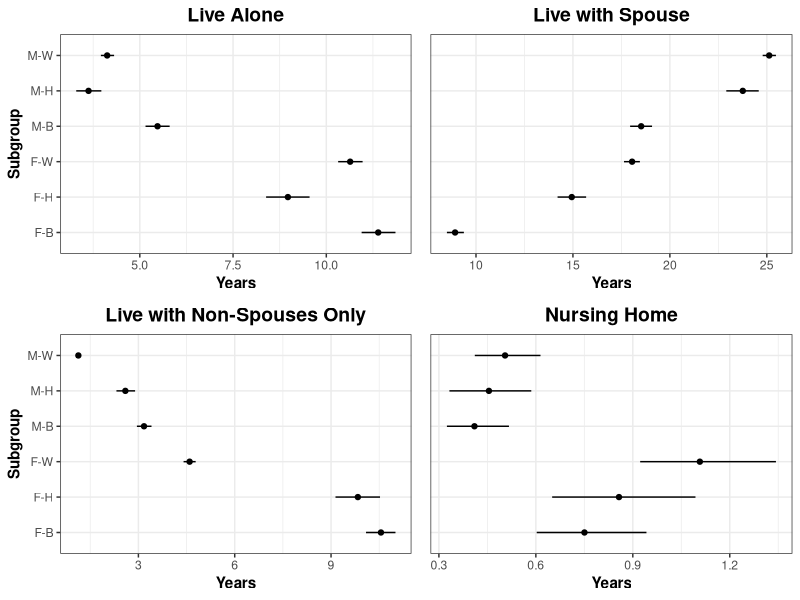
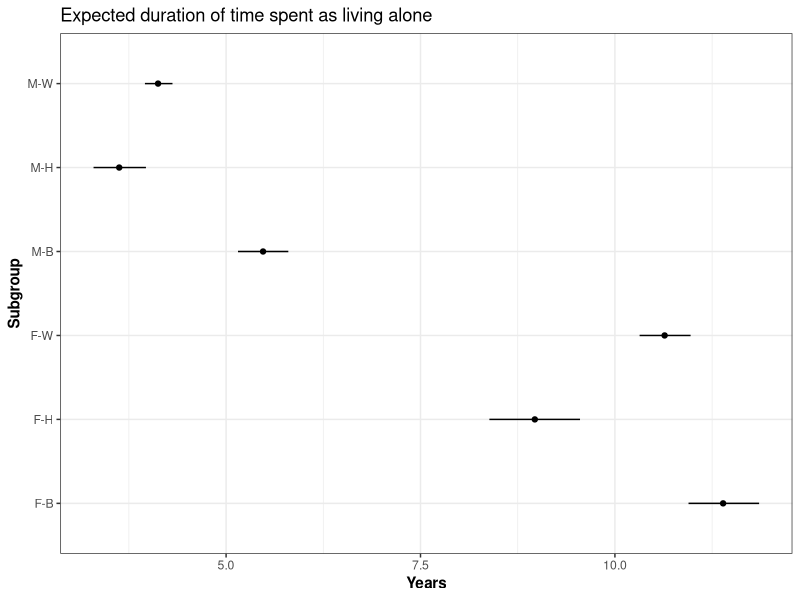
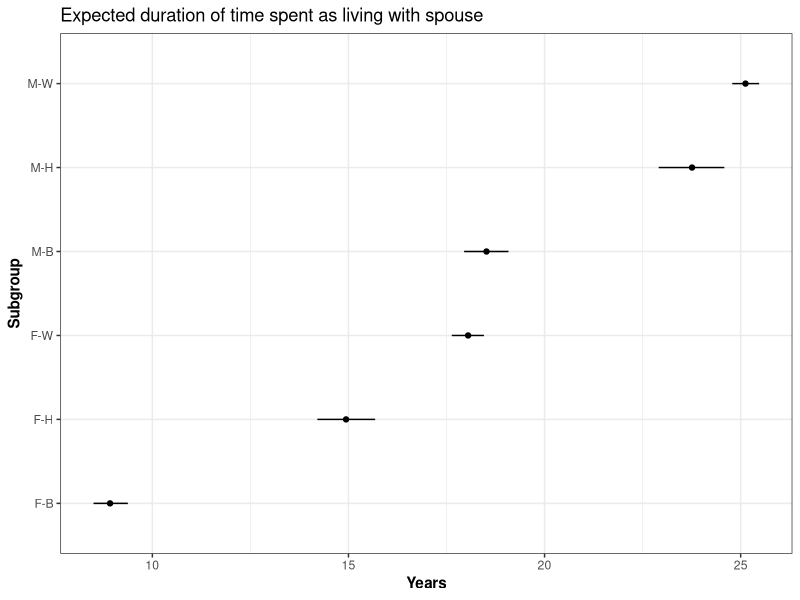
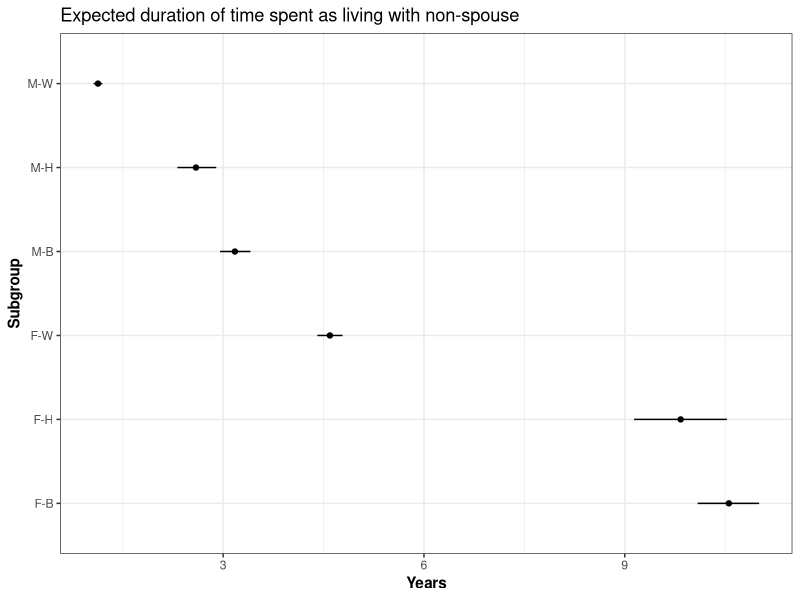
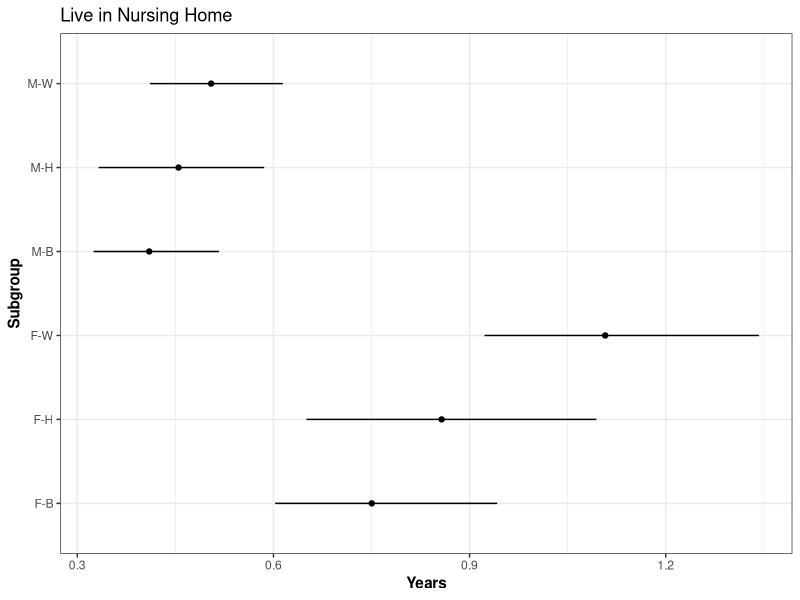

Write the R code that produced these figures, in order.
# library(bayesmlogit)
library(tidyverse)
library(ggthemes)
library(grid)
library(gridExtra)

# data <- read.csv("data_1010.csv")
# 
# y <- data[,1]
# X <- data[,-1]


group_FW <- read.table("../lifetable0000.txt", header = T)
group_FH <- read.table("../lifetable0001.txt", header = T)
group_FB <- read.table("../lifetable0100.txt", header = T)

group_MW <- read.table("../lifetable1000.txt", header = T)
group_MH <- read.table("../lifetable1001.txt", header = T)
group_MB <- read.table("../lifetable1100.txt", header = T)


A.mean <- c(mean(group_FW[,1]),mean(group_FH[,1]),mean(group_FB[,1]),
             mean(group_MW[,1]),mean(group_MH[,1]),mean(group_MB[,1]))

A.left <- c(quantile(group_FW[,1],prob=c(0.08)),
             quantile(group_FH[,1],prob=c(0.08)),
             quantile(group_FB[,1],prob=c(0.08)),
             quantile(group_MW[,1],prob=c(0.08)),
             quantile(group_MH[,1],prob=c(0.08)),
             quantile(group_MB[,1],prob=c(0.08)))

A.right <- c(quantile(group_FW[,1],prob=c(0.92)),
              quantile(group_FH[,1],prob=c(0.92)),
              quantile(group_FB[,1],prob=c(0.92)),
              quantile(group_MW[,1],prob=c(0.92)),
              quantile(group_MH[,1],prob=c(0.92)),
              quantile(group_MB[,1],prob=c(0.92)))

S.mean <- c(mean(group_FW[,2]),mean(group_FH[,2]),mean(group_FB[,2]),
            mean(group_MW[,2]),mean(group_MH[,2]),mean(group_MB[,2]))

S.left <- c(quantile(group_FW[,2],prob=c(0.08)),
            quantile(group_FH[,2],prob=c(0.08)),
            quantile(group_FB[,2],prob=c(0.08)),
            quantile(group_MW[,2],prob=c(0.08)),
            quantile(group_MH[,2],prob=c(0.08)),
            quantile(group_MB[,2],prob=c(0.08)))

S.right <- c(quantile(group_FW[,2],prob=c(0.92)),
             quantile(group_FH[,2],prob=c(0.92)),
             quantile(group_FB[,2],prob=c(0.92)),
             quantile(group_MW[,2],prob=c(0.92)),
             quantile(group_MH[,2],prob=c(0.92)),
             quantile(group_MB[,2],prob=c(0.92)))


NS.mean <- c(mean(group_FW[,3]),mean(group_FH[,3]),mean(group_FB[,3]),
            mean(group_MW[,3]),mean(group_MH[,3]),mean(group_MB[,3]))

NS.left <- c(quantile(group_FW[,3],prob=c(0.08)),
            quantile(group_FH[,3],prob=c(0.08)),
            quantile(group_FB[,3],prob=c(0.08)),
            quantile(group_MW[,3],prob=c(0.08)),
            quantile(group_MH[,3],prob=c(0.08)),
            quantile(group_MB[,3],prob=c(0.08)))

NS.right <- c(quantile(group_FW[,3],prob=c(0.92)),
             quantile(group_FH[,3],prob=c(0.92)),
             quantile(group_FB[,3],prob=c(0.92)),
             quantile(group_MW[,3],prob=c(0.92)),
             quantile(group_MH[,3],prob=c(0.92)),
             quantile(group_MB[,3],prob=c(0.92)))

N.mean <- c(mean(group_FW[,4]),mean(group_FH[,4]),mean(group_FB[,4]),
            mean(group_MW[,4]),mean(group_MH[,4]),mean(group_MB[,4]))

N.left <- c(quantile(group_FW[,4],prob=c(0.08)),
            quantile(group_FH[,4],prob=c(0.08)),
            quantile(group_FB[,4],prob=c(0.08)),
            quantile(group_MW[,4],prob=c(0.08)),
            quantile(group_MH[,4],prob=c(0.08)),
            quantile(group_MB[,4],prob=c(0.08)))

N.right <- c(quantile(group_FW[,4],prob=c(0.92)),
             quantile(group_FH[,4],prob=c(0.92)),
             quantile(group_FB[,4],prob=c(0.92)),
             quantile(group_MW[,4],prob=c(0.92)),
             quantile(group_MH[,4],prob=c(0.92)),
             quantile(group_MB[,4],prob=c(0.92)))



Alone <- data.frame(mean = A.mean,
                           left.bound = A.left,
                           right.bound = A.right, 
                           subgroup = c("F-W","F-H","F-B","M-W","M-H","M-B"))

Spouse <- data.frame(mean = S.mean,
                      left.bound = S.left,
                      right.bound = S.right, 
                      subgroup = c("F-W","F-H","F-B","M-W","M-H","M-B"))

Nonspouse <- data.frame(mean = NS.mean,
                       left.bound = NS.left,
                       right.bound = NS.right, 
                       subgroup = c("F-W","F-H","F-B","M-W","M-H","M-B"))

Nursing <- data.frame(mean = N.mean,
                      left.bound = N.left,
                      right.bound = N.right, 
                      subgroup = c("F-W","F-H","F-B","M-W","M-H","M-B"))


# write.csv(NeverMarried, file="./general/NeverMarried.csv", row.names = F)
# write.csv(Married, file="./general/Married.csv", row.names = F)
# write.csv(Divorced, file="./general/Divorced.csv", row.names = F)
# write.csv(Widowed, file="./general/Widowed.csv", row.names = F)


A <- ggplot(data = Alone, 
             aes_string(x = 'mean', y = 'subgroup', xmin = 'left.bound', xmax = 'right.bound')) +
  geom_point() +
  geom_errorbarh(height = 0) +
  theme_bw() + 
  theme(panel.background = element_rect(fill = 'white'),
        plot.background = element_rect(fill = 'white'))+
  labs(x = "Years", y = "Subgroup", 
       title = "Expected duration of time spent as living alone") +
  theme(axis.title = element_text(face='bold')) + ylab('Subgroup')

S <- ggplot(data = Spouse, 
             aes_string(x = 'mean', y = 'subgroup', xmin = 'left.bound', xmax = 'right.bound')) +
  geom_point() +
  geom_errorbarh(height = 0) +
  theme_bw() + 
  theme(panel.background = element_rect(fill = 'white'),
        plot.background = element_rect(fill = 'white'))+
  labs(x = "Years", y = "Subgroup", 
       title = "Expected duration of time spent as living with spouse") +
  theme(axis.title = element_text(face='bold')) + ylab('Subgroup')

NS <- ggplot(data = Nonspouse, 
            aes_string(x = 'mean', y = 'subgroup', xmin = 'left.bound', xmax = 'right.bound')) +
  geom_point() +
  geom_errorbarh(height = 0) +
  theme_bw() + 
  theme(panel.background = element_rect(fill = 'white'),
        plot.background = element_rect(fill = 'white'))+
  labs(x = "Years", y = "Subgroup", 
       title = "Expected duration of time spent as living with non-spouse") +
  theme(axis.title = element_text(face='bold')) + ylab('Subgroup')

N <- ggplot(data = Nursing, 
            aes_string(x = 'mean', y = 'subgroup', xmin = 'left.bound', xmax = 'right.bound')) +
  geom_point() +
  geom_errorbarh(height = 0) +
  theme_bw() + 
  theme(panel.background = element_rect(fill = 'white'),
        plot.background = element_rect(fill = 'white'))+
  labs(x = "Years", y = "Subgroup", 
       title = "Live in Nursing Home") +
  theme(axis.title = element_text(face='bold')) + ylab('Subgroup')

v1 <- grid.arrange(A+labs(title = "Live Alone")+
                     # xlim(0,35)+
                     theme(#panel.border = element_blank(),
                           plot.title = element_text(face='bold',size=14,hjust = 0.5),
                           ),
                   S+labs(title = "Live with Spouse")+
                     # xlim(0,35)+
                     theme(axis.text.y = element_blank(), 
                           axis.ticks.y = element_blank(), 
                           axis.title.y = element_blank(),
                           #panel.border = element_blank(),
                           plot.title = element_text(face='bold',size=14,hjust = 0.5)),
                   NS+labs(title = "Live with Non-Spouses Only")+
                     # xlim(0,35)+
                     # theme(axis.text.y = element_blank(), 
                     #       axis.ticks.y = element_blank(), 
                     #       axis.title.y = element_blank(),
                     #       #panel.border = element_blank(),
                     #       plot.title = element_text(face='bold',size=14,hjust = 0.5)),
                     theme(plot.title = element_text(face='bold',size=14,hjust = 0.5)),
                   N+labs(title = "Nursing Home")+
                     # xlim(0,35)+
                     theme(axis.text.y = element_blank(),
                           axis.ticks.y = element_blank(),
                           axis.title.y = element_blank(),
                           plot.title = element_text(face='bold',size=14,hjust = 0.5)),
                   nrow=2,ncol=2,widths = c(1.1,1))

write.csv(Alone, file = "../live_Alone.csv",
          row.names = F)
write.csv(Spouse, file = "../live_with_Spouse.csv",
          row.names = F)
write.csv(Nonspouse, file = "../live_with_Non_Spouse.csv",
          row.names = F)
write.csv(Nursing, file = "../live_in_Nursing_Home.csv",
          row.names = F)
# v2 <- grid.arrange(NM+theme(plot.title = element_text(size=11),
#                             plot.title.position = "plot",
#                             axis.title = element_text(face='bold',size=11)),
#                    M+theme(plot.title = element_text(size=11),
#                            plot.title.position = "plot",
#                            axis.title = element_text(face='bold',size=11),
#                            axis.text.y = element_blank(), 
#                            axis.ticks.y = element_blank(), 
#                            axis.title.y = element_blank()),
#                    D+theme(plot.title = element_text(size=11),
#                            plot.title.position = "plot",
#                            axis.title = element_text(face='bold',size=11)),
#                    W+theme(plot.title = element_text(size=11),
#                            plot.title.position = "plot",
#                            axis.title = element_text(face='bold',size=11),
#                            axis.text.y = element_blank(), 
#                            axis.ticks.y = element_blank(), 
#                            axis.title.y = element_blank()),
#                    nrow=2,ncol=2)

ggsave(A, filename = "./general/Alone.png",width = 11)
ggsave(S, filename = "./general/Spouse.png",width = 11)
ggsave(NS, filename = "./general/Nonspouse.png",width = 11)
ggsave(N, filename = "./general/Nursing.png",height = 4.4, width = 6)


#Prevalence
# pos.mean <- colMeans(trans)
# length(pos.mean)
# general <-mlifeTable_new(y,X,trans =pos.mean,
#            groupby = NA,
#            vars = c("educ1","educ2","nativity"),
#            states=5,
#            status=0,
#            startages=50,
#            age.gap=2,
#            nums = 1,
#            file_path=".",
#            mlifeTable_plot = F,
#            cred = 0.84)
# 
# 
# general <- data.frame(general[[1]])
# general <- general %>% mutate(age = seq(50,110,by=2))
# colnames(general) <- c("NM","M","D","W","Death","age")
# 
# write.csv(general, file = "./general/prevalence_general.csv",
#           row.names = F)
# 
# subgroups <-mlifeTable_new(y,X,trans =pos.mean,
#                      groupby = c("male","nhblack","nhother","hispanic"),
#                      vars = c("educ1","educ2","nativity"),
#                      states=5,
#                      status=0,
#                      startages=50,
#                      age.gap=2,
#                      nums = 1,
#                      file_path=".",
#                      mlifeTable_plot = F,
#                      cred = 0.84)
# 
# 
# FW.prevalence <- data.frame(subgroups[[1]]) %>% mutate(age = seq(50,110,by=2))
# FH.prevalence <- data.frame(subgroups[[2]]) %>% mutate(age = seq(50,110,by=2))
# FB.prevalence <- data.frame(subgroups[[3]]) %>% mutate(age = seq(50,110,by=2))
# MW.prevalence <- data.frame(subgroups[[4]]) %>% mutate(age = seq(50,110,by=2))
# MH.prevalence <- data.frame(subgroups[[5]]) %>% mutate(age = seq(50,110,by=2))
# MB.prevalence <- data.frame(subgroups[[6]]) %>% mutate(age = seq(50,110,by=2))
# 
# colnames(FW.prevalence) <- c("NM","M","D","W","Death","age")
# colnames(FH.prevalence) <- c("NM","M","D","W","Death","age")
# colnames(FB.prevalence) <- c("NM","M","D","W","Death","age")
# colnames(MW.prevalence) <- c("NM","M","D","W","Death","age")
# colnames(MH.prevalence) <- c("NM","M","D","W","Death","age")
# colnames(MB.prevalence) <- c("NM","M","D","W","Death","age")
# 
# 
# write.csv(FW.prevalence, file = "./general/prevalence_FW.csv",
#           row.names = F)
# write.csv(FH.prevalence, file = "./general/prevalence_FH.csv",
#           row.names = F)
# write.csv(FB.prevalence, file = "./general/prevalence_FB.csv",
#           row.names = F)
# write.csv(MW.prevalence, file = "./general/prevalence_MW.csv",
#           row.names = F)
# write.csv(MH.prevalence, file = "./general/prevalence_MH.csv",
#           row.names = F)
# write.csv(MB.prevalence, file = "./general/prevalence_MB.csv",
#           row.names = F)